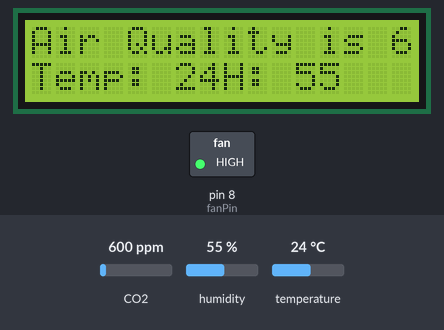
Simulated run of this sketch. Board: Arduino Uno, built with avr-gcc and run on an emulated ATmega328P. Parts: 16×2 character LCD, switched loads named in the sketch (green lamp = pin HIGH). Dashed ring = blinking. The inputs (shaded band) are chosen by the test bench; at power-on: CO2 600 ppm, humidity 55 %, temperature 24 °C. What the sketch prints to the serial monitor is not drawn.

Above: at 4.2 s.
4.3 s: CO2 set to 452 ppm
At 5.8 s:
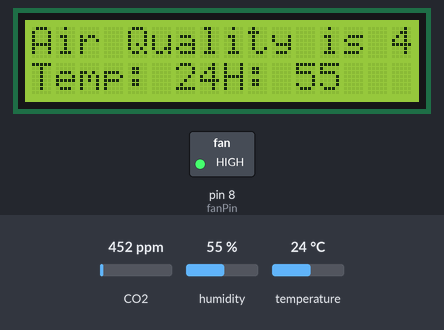
6.7 s: humidity set to 22 %
At 7.9 s:
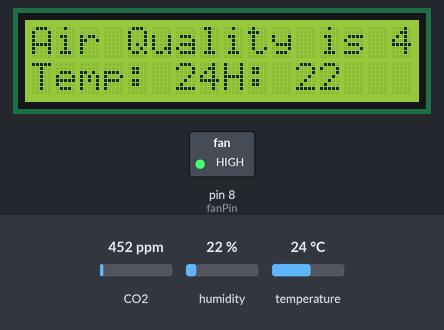
8.8 s: temperature set to 12 °C
At 10.2 s:
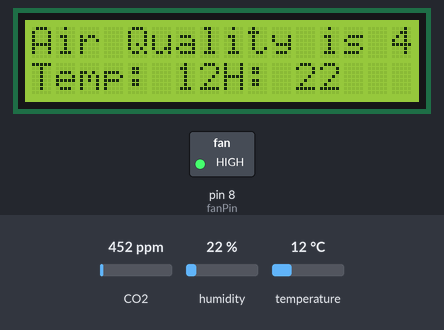
11.0 s: CO2 set to 1050 ppm
At 12.4 s:
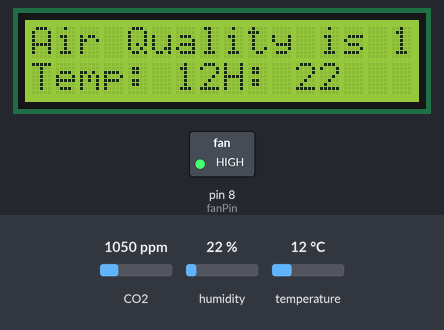
13.1 s: humidity set to 40 %
At 14.7 s:
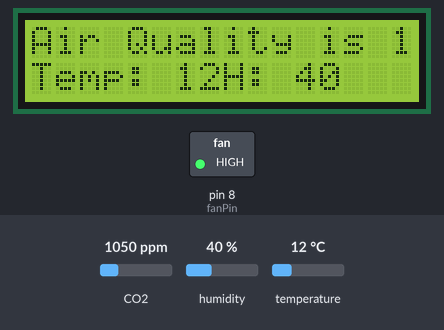
15.2 s: CO2 set to 2350 ppm
At 17.0 s:
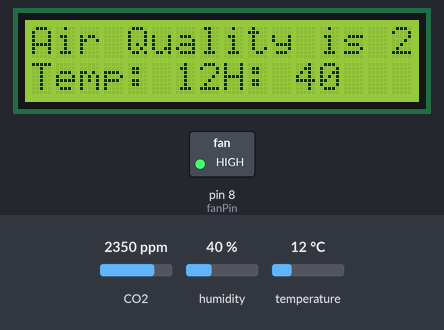
Timing chart, 0 to 18.3 s (numbered marks = the images above; inputs shaded):
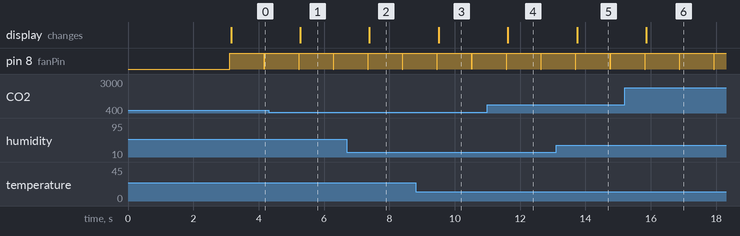

Measured:
- after the input at 4.3 s, the display: changes after 0.97 s (image 1)
- after the input at 6.7 s, the display: changes after 0.69 s (image 2)
- after the input at 8.8 s, the display: changes after 0.70 s (image 3)
- after the input at 11.0 s, the display: changes after 0.62 s (image 4)
- after the input at 13.1 s, the display: changes after 0.64 s (image 5)
- after the input at 15.2 s, the display: changes after 0.66 s (image 6)
- by itself, pin 8 (fanPin): alternates HIGH for 1.0 s and LOW for 0.01 s

The sketch:

project.ino
```cpp
#include <Wire.h>
#include <LiquidCrystal_I2C.h>
#include "MQ135.h"
#include <SimpleDHT.h>

LiquidCrystal_I2C lcd(0x27, 16, 2);
MQ135 gasSensor(A0);

const int fanPin = 8;
#define DHTPIN A3
#define DHTTYPE DHT11

SimpleDHT11 dht11(DHTPIN);

void setup() {
  Wire.begin();
  Serial.begin(9600);
  lcd.begin(16, 2);

  pinMode(fanPin, OUTPUT);

  lcd.backlight();
  lcd.setCursor(0, 0);
  lcd.print("Sensor Warming");
  delay(3000);
  lcd.clear();
  pinMode( DHTPIN , INPUT);
  lcd.setCursor(0, 0);
  lcd.print("Air Quality is ");
  lcd.setCursor(0, 1);
}

void loop() {
  int air_quality = gasSensor.getPPM();
  Serial.println(air_quality);

  lcd.setCursor(15, 0);
  lcd.print(air_quality);
  lcd.print(" PPM ");

  digitalWrite(fanPin, LOW);

  lcd.setCursor(0, 1);
  if (air_quality > 2) {
    Serial.println("Turning on the fan");
    lcd.print("Polluted Air ");
    // Turn on the fan
    digitalWrite(fanPin, HIGH);
  } else {
    lcd.print("Fresh Air");
  }

  lcd.setCursor(0, 2);

  byte temperature = 0;
  byte humidity = 0;

  dht11.read(&temperature, &humidity, NULL);

    lcd.print("Temp: ");
    lcd.print(temperature);
    lcd.print("H: ");
    lcd.print(humidity);

    delay(1000);
}
```
